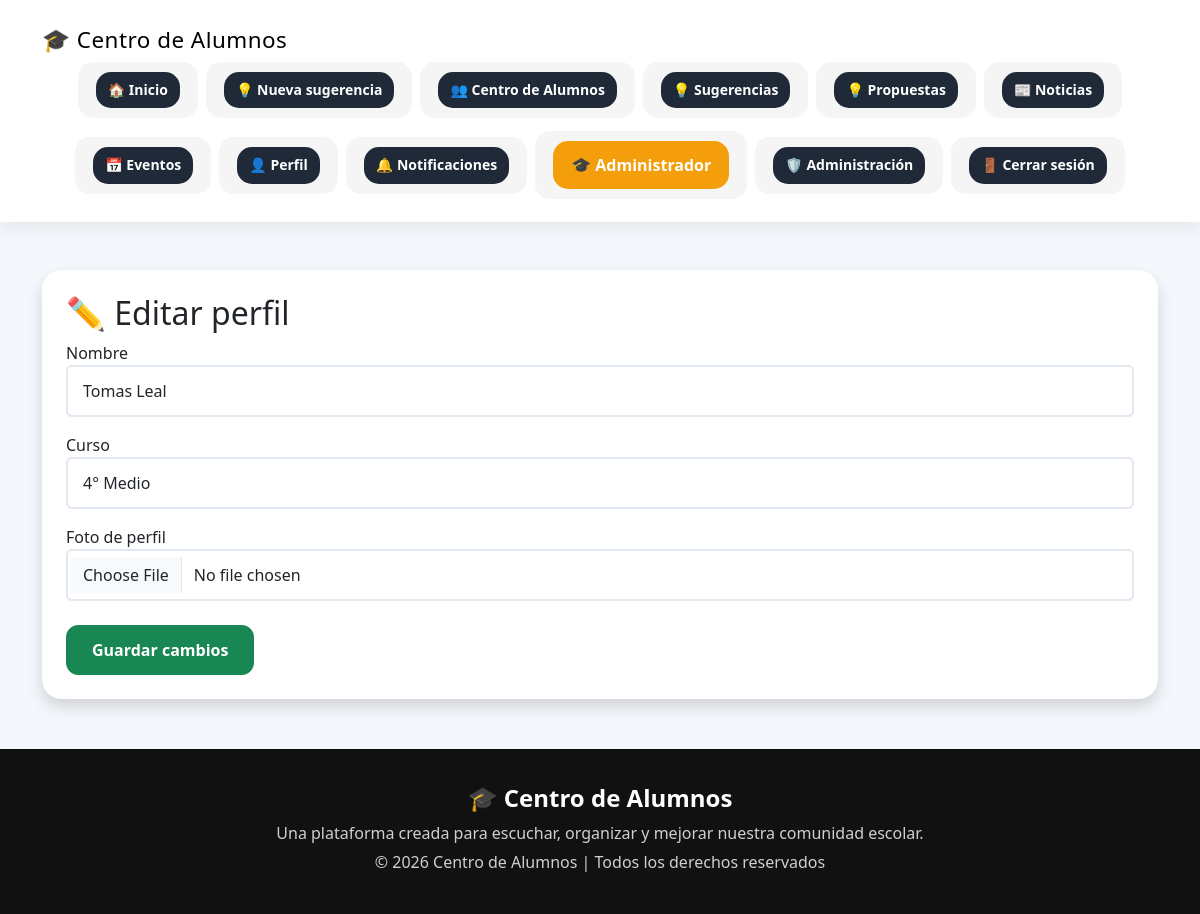
The page /perfil/editar (signed in) on the database its author committed.
### models.py (models this page shows)
class Usuario(db.Model, UserMixin):
    id = db.Column(db.Integer, primary_key=True)
    nombre = db.Column(
        db.String(100),
        nullable=False
    )
    correo = db.Column(
        db.String(150),
        unique=True,
        nullable=False
    )
    contraseña = db.Column(
        db.String(200),
        nullable=False
    )
    curso = db.Column(
        db.String(50)
    )
    foto = db.Column(
        db.String(200),
        default="default.png"
    )
    administrador = db.Column(
        db.Boolean,
        default=False
    )
    rol = db.Column(
        db.String(50),
        default="Estudiante"
    )
    fecha_registro = db.Column(
        db.DateTime,
        default=datetime.utcnow
    )
    sugerencias = db.relationship(
        "Sugerencia",
        backref="autor",
        lazy=True
    )
    comentarios = db.relationship(
        "Comentario",
        backref="autor",
        lazy=True
    )

### routes/main.py (the view, shortened to what this page needs)
@main.route("/perfil/editar", methods=["GET", "POST"])
@login_required
def editar_perfil():
    return render_template(
        "editar_perfil.html",
        usuario=current_user
    )

### app.py (called while the page is built)
@login_manager.user_loader
def cargar_usuario(id_usuario):
    return Usuario.query.get(int(id_usuario))

### templates/editar_perfil.html (shortened to what this page needs)
{% extends "base.html" %}
{% block content %}
<div class="container mt-5">
<div class="card shadow p-4">
<h2>
✏️ Editar perfil
</h2>
<form method="POST" enctype="multipart/form-data">
<label>
Nombre
</label>
<input
class="form-control"
name="nombre"
value="{{ usuario.nombre }}"
required>
<label class="mt-3">
Curso
</label>
<input
class="form-control"
name="curso"
value="{{ usuario.curso }}">
<label class="mt-3">
Foto de perfil
</label>
<input
type="file"
class="form-control"
name="foto">
<button class="btn btn-success mt-4">
Guardar cambios
</button>
</form>
</div>
</div>
{% endblock %}

### templates/base.html (shortened to what this page needs)
<!DOCTYPE html>
<html lang="es">
<head>
    <link
    href="https://cdn.jsdelivr.net/npm/bootstrap@5.3.3/dist/css/bootstrap.min.css"
    rel="stylesheet">
    <link
    rel="stylesheet"
    href="https://cdnjs.cloudflare.com/ajax/libs/font-awesome/6.5.2/css/all.min.css">
    <link rel="stylesheet" href="{{ url_for('static', filename='css/style.css') }}">
</head>
<body>
<nav class="navbar navbar-expand-lg navbar-custom">
<div class="container">
<a class="navbar-brand brand-custom" href="/">
🎓 Centro de Alumnos
</a>
<div class="collapse navbar-collapse" id="menu">
<ul class="navbar-nav ms-auto align-items-center gap-2">
<li class="nav-item">
<a class="nav-button" href="/">
🏠 Inicio
</a>
</li>
<li class="nav-item">
<a class="nav-button suggestion-btn" href="/sugerencias/crear">
💡 Nueva sugerencia
</a>
</li>
<li class="nav-item">
    <a class="nav-button" href="/centro">
        👥 Centro de Alumnos
    </a>
</li>
<li class="nav-item">
<a class="nav-button" href="/sugerencias">
💡 Sugerencias
</a>
</li>
<li class="nav-item">
    <a class="nav-button" href="/propuestas">
        💡 Propuestas
    </a>
</li>
<li class="nav-item">
<a class="nav-button" href="/noticias">
📰 Noticias
</a>
</li>
<li class="nav-item">
<a class="nav-button" href="/eventos">
📅 Eventos
</a>
</li>
{% if current_user.is_authenticated %}
<li class="nav-item">
<a class="nav-button" href="/perfil">
👤 Perfil
</a>
</li>
<li class="nav-item">
<a class="nav-button" href="/notificaciones">
🔔 Notificaciones
</a>
</li>
<li class="nav-item">
<span class="role-badge">
🎓 {{ current_user.rol }}
</span>
</li>
{% if current_user.administrador %}
<li class="nav-item">
<a class="nav-button admin-button" href="/admin">
🛡️ Administración
</a>
</li>
{% endif %}
<li class="nav-item">
<a class="nav-button logout-button" href="/logout">
🚪 Cerrar sesión
</a>
</li>
{% endif %}
</ul>
</div>
</div>
</nav>
<main>
{% block content %}
{% endblock %}
</main>
<footer class="footer">
<div class="container text-center">
<h4>
🎓 Centro de Alumnos
</h4>
<p>
Una plataforma creada para escuchar, organizar y mejorar nuestra comunidad escolar.
</p>
<p>
© 2026 Centro de Alumnos  | Todos los derechos reservados
</p>
</div>
</footer>
</body>
</html>

### static/css/style.css (style rules this page uses)
* { margin:0; padding:0; box-sizing:border-box; }
body { font-family: "Segoe UI", Arial, sans-serif; background:#f4f7fb; color:#1e293b; min-height:100vh; }
.navbar { box-shadow: 0 5px 20px rgba(0,0,0,.15); }
.navbar-brand { font-size:1.4rem; letter-spacing:.5px; }
.btn { border-radius:12px; transition:.3s; }
.card { border:none; border-radius:20px; overflow:hidden; box-shadow: 0 10px 25px rgba(0,0,0,.08); transition:.3s; }
footer { margin-top:80px; }
.card, .stat-card, .dashboard-card, .suggestion-box { animation: aparecer .6s ease; }
html { scroll-behavior:smooth; }
.form-control, .form-select { padding:12px 15px; border: 2px solid #e2e8f0; transition:.3s; }
button { padding:8px 15px; border:none; border-radius:10px; cursor:pointer; }
.card { border:none; border-radius:20px; transition:.3s; }
.card { border-radius: 20px; transition: 0.3s; border: none; }
.btn { border-radius: 12px; padding: 12px 25px; font-weight: bold; }
.footer { background:#111; color:white; padding:35px 20px; margin-top:50px; text-align:center; }
.footer h4 { font-weight:800; }
.footer p { opacity:0.8; margin:5px; }
.navbar-custom { display:flex; justify-content:center; align-items:center; gap:12px; padding:18px; background:#ffffff; box-shadow:0 5px 20px rgba(0,0,0,0.08); flex-wrap:wrap; }
.nav-item { text-decoration:none; color:#333; padding:10px 18px; border-radius:15px; font-weight:600; transition:0.3s; background:#f5f5f5; }
.nav-button { text-decoration:none; color:white; background:#1f2937; padding:12px 18px; border-radius:15px; font-weight:600; transition:0.3s; display:flex; align-items:center; justify-content:center; gap:8px; line-height:1.2; white-space:nowrap; }
.role-badge { background:#f59e0b; color:white; padding:12px 18px; border-radius:15px; font-weight:bold; display:flex; align-items:center; gap:8px; white-space:nowrap; }
.navbar-custom .container { flex-wrap: wrap; }
.navbar-nav { flex-wrap: wrap; justify-content: center; gap: 10px; }
.nav-item { margin-bottom:5px; }
@media (max-width: 1200px) { .nav-button { padding:10px 12px; font-size:14px; } }

### rows shown on the page
Usuario: rol "Administrador", nombre "Tomas Leal", curso "4° Medio"
